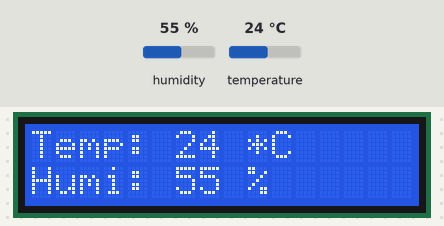
Bench run of a sketch on a simulated Arduino Uno, built with avr-gcc and run on an emulated ATmega328P. On the bench: 16×2 character LCD. Inputs (shaded band) come from the test bench; at power-on: humidity 55 %, temperature 24 °C. What the sketch prints to the serial monitor is not drawn.

Above: at 1.2 s.
1.3 s: humidity set to 22 %
At 3.1 s:
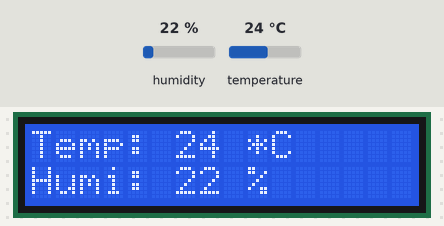
4.0 s: temperature set to 12 °C
At 4.5 s:
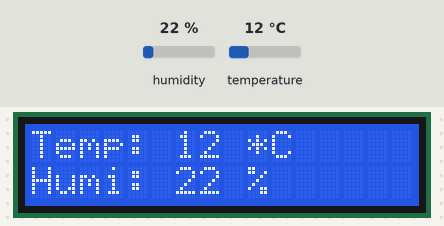
6.7 s: humidity set to 40 %
At 8.5 s:
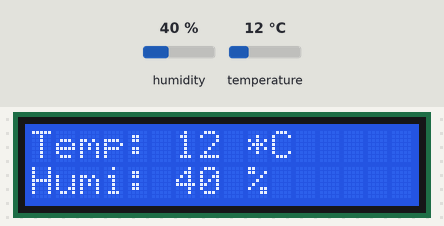
9.7 s: temperature set to 19 °C
At 11.1 s:
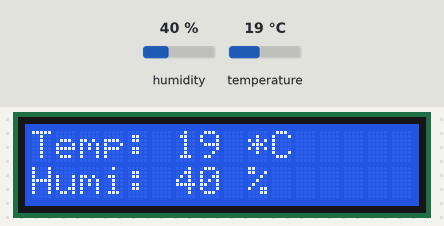
Timing chart, 0 to 12.7 s (numbered marks = the images above; inputs shaded):
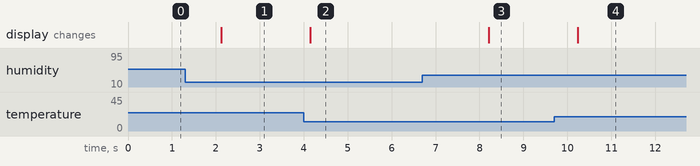

The sketch:

lcd_temp_humidity_v1.ino
```cpp
// The DHT11 sensor tracks humidity and temperature.
// Temperature: 0-50 degrees celsius. Humidity: 20 - 80 percent.


//  The circuit for the lcd is:
// * LCD RS pin to digital pin 12
// * LCD Enable pin to digital pin 11
// * LCD D4 pin to digital pin 5
// * LCD D5 pin to digital pin 4
// * LCD D6 pin to digital pin 3
// * LCD D7 pin to digital pin 2
// * LCD R/W pin to ground
// * LCD VSS pin to ground
// * LCD VCC pin to 5V
// * 10K resistor:
// * ends to +5V and ground
// * wiper to LCD VO pin (pin 3)

//include humidity + temperature library
#include <dht.h>

//digital pin of the sensor goes into digital pin 8
#define dataPin 8
dht DHT;

// include the lcd library code:
#include <LiquidCrystal.h>


// initialize the library by associating any needed LCD interface pin
// with the arduino pin number it is connected to
const int rs = 12, en = 11, d4 = 5, d5 = 4, d6 = 3, d7 = 2;
LiquidCrystal lcd(rs, en, d4, d5, d6, d7);

void setup() {

  Serial.begin(9600);
  // set up the LCD's number of columns and rows:
  lcd.begin(16, 2);
  // Print an initial message to the LCD.
  lcd.print("no signal...");

}

void loop() {


  int readData = DHT.read11(dataPin);
  int temperature = DHT.temperature;
  int humidity = DHT.humidity;
  Serial.print("Temperature = ");
  Serial.print(temperature);
  Serial.print(" *C ");
  Serial.println();
  Serial.print("Humidity = ");
  Serial.print(humidity);
  Serial.print(" % ");
  Serial.println();
  Serial.println();

  //Update the lcd screen:

  lcd.clear();
  lcd.setCursor(0, 0);
  lcd.print("Temp: ");
  lcd.print(temperature);
  lcd.print(" *C");


  lcd.setCursor(0, 1);
  lcd.print("Humi: ");
  lcd.print(humidity);
  lcd.print(" %");
  //The update rate on DHT11 sensor is 1Hz, delay needs to be at least two seconds between
  //reading for them to be accurate.
  delay(2000);


}
```

Measured:
- after the input at 1.3 s, the display: changes after 0.82 s (image 1)
- after the input at 4.0 s, the display: changes after 0.15 s (image 2)
- after the input at 6.7 s, the display: changes after 1.5 s (image 3)
- after the input at 9.7 s, the display: changes after 0.54 s (image 4)
